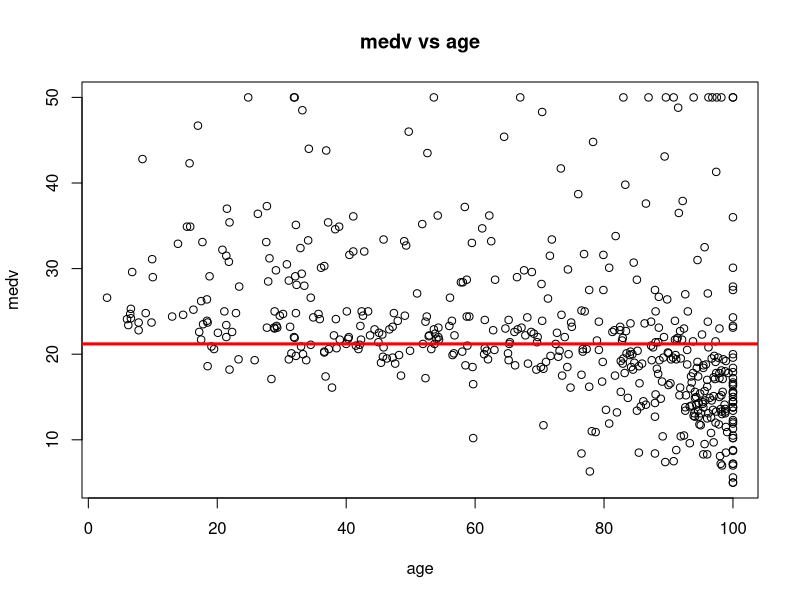
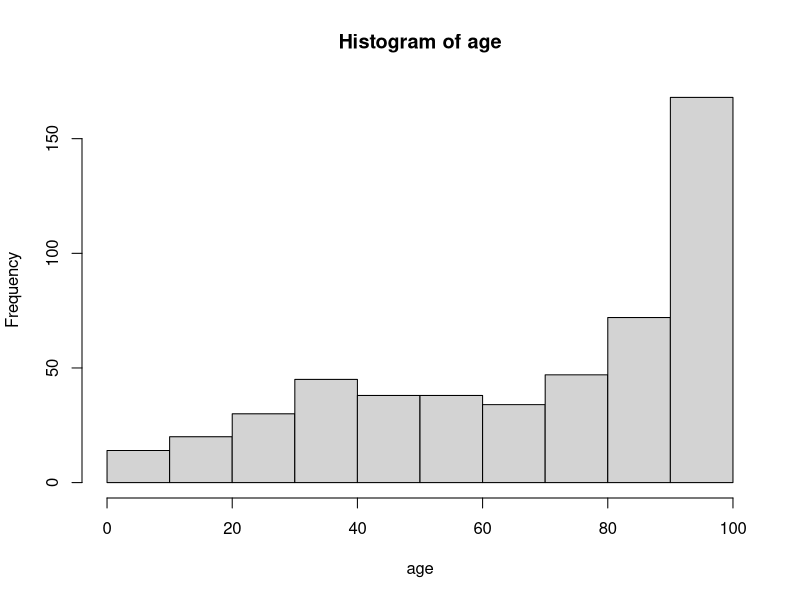
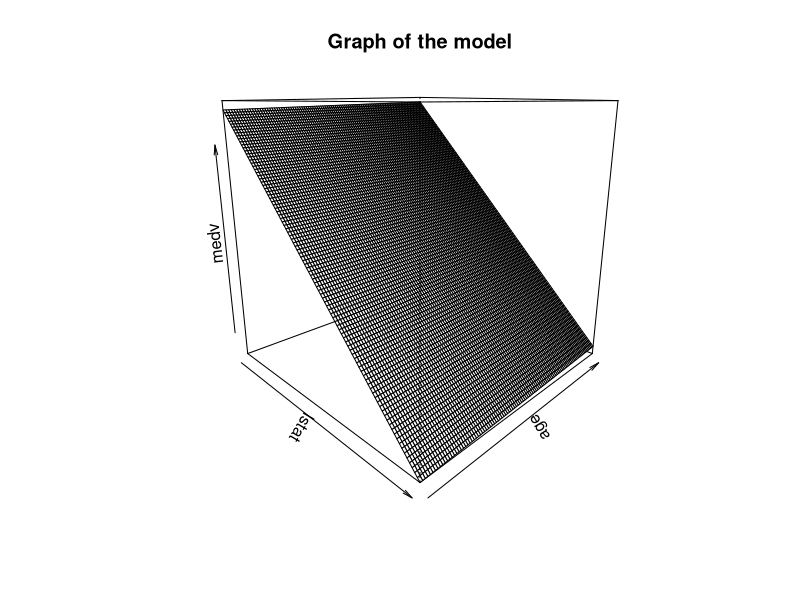

Reproduce these figures in R, in order.
library(MASS)
# fix(Boston)
attach(Boston)

# fit the model 
# medv = b0 + (b1 * lstat) + (b2 * age)
lm.fit <- lm(medv ~ lstat + age)

# summary(lm.fit)
# notice the p-statistic for the coefficient of `age`

coefs <- coef(lm.fit)
b0 <- coefs[1]
b1 <- coefs[2]
b2 <- coefs[3]

# plot how `medv` changes as `age` rises
plot(age, medv, main = "medv vs age")
abline(median(medv), 0, lwd = 3, col = "red")

# see how the the amount of data points 
hist(age)

f <- function (x, y) b0 + (b1 * x) + (b2 * y)
x <- seq(0, 100, length = 100)
y <- seq(0, 100, length = 100)
Z <- outer(x, y, f)

# plot a graph of the model
persp(x, y, Z, theta = 45, 
      xlab = "lstat", ylab = "age", zlab = "medv",
      main = "Graph of the model")